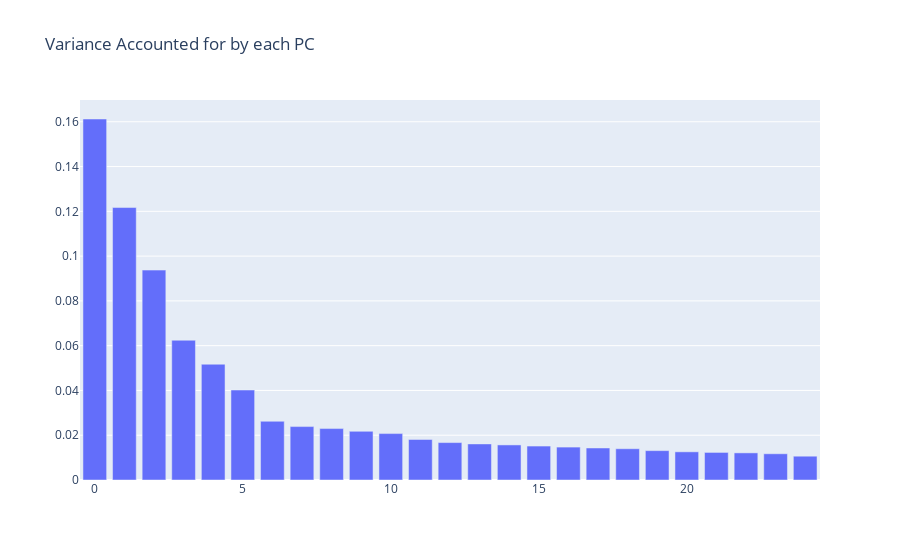

Notebook cell for this chart:
### Code cell
x = ind_comp
y = var_exp

plotly.offline.iplot({
    "data": [go.Bar(x=x, y=y )],
        "layout": go.Layout(title="Variance Accounted for by each PC")
})

### Figure 1 — Plotly figure (JSON) as saved in the notebook; plotly's stock layout.template omitted (floating-point values rounded to 4 significant figures)
{"data": [{"type": "bar", "x": [0, 1, 2, 3, 4, 5, 6, 7, 8, 9, 10, 11, 12, 13, 14, 15, 16, 17, 18, 19, 20, 21, 22, 23, 24], "y": [0.1612, 0.1217, 0.09375, 0.06243, 0.05171, 0.04019, 0.02622, 0.02386, 0.02297, 0.02173, 0.02073, 0.0181, 0.01671, 0.01612, 0.01566, 0.01516, 0.0147, 0.0143, 0.01396, 0.01312, 0.01259, 0.01232, 0.01211, 0.01172, 0.01063]}], "layout": {"title": {"text": "Variance Accounted for by each PC"}}}
